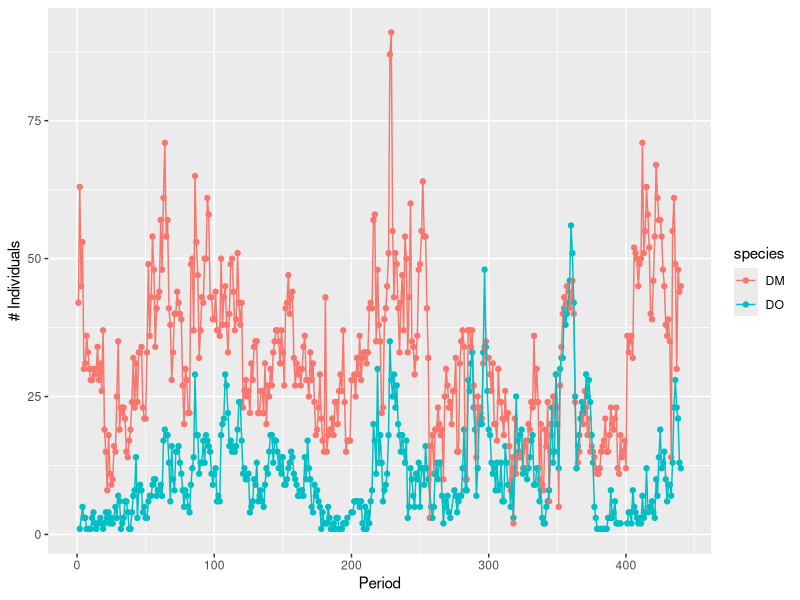
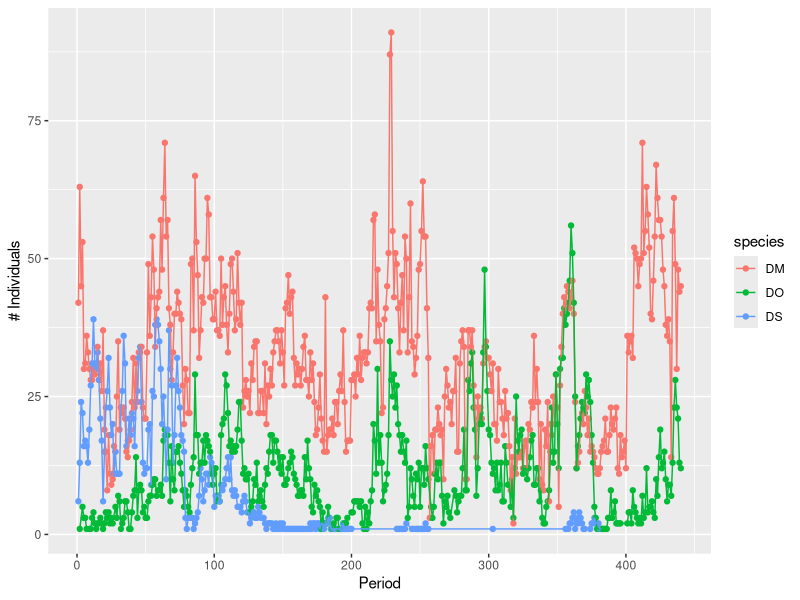
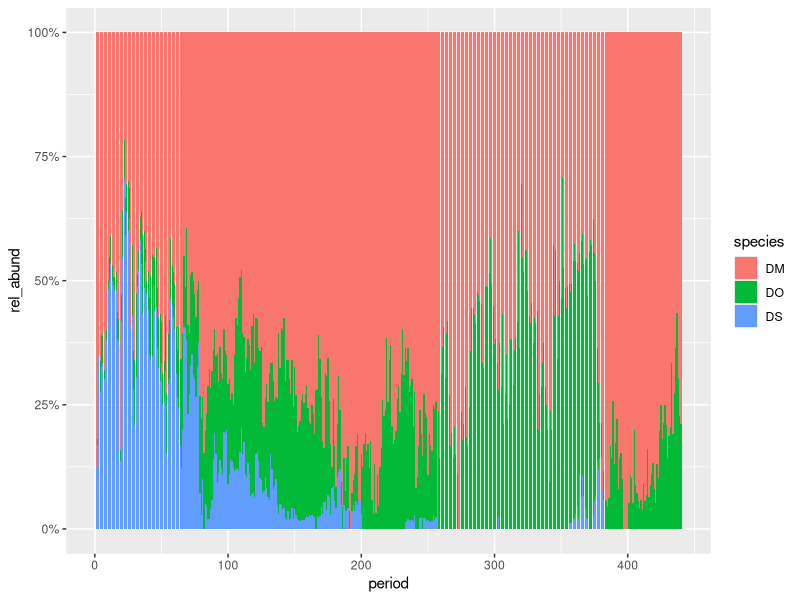
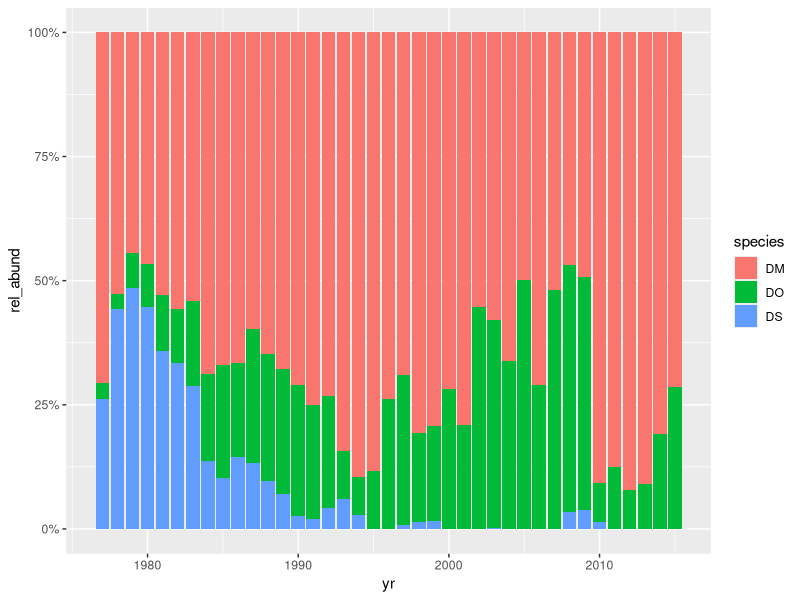
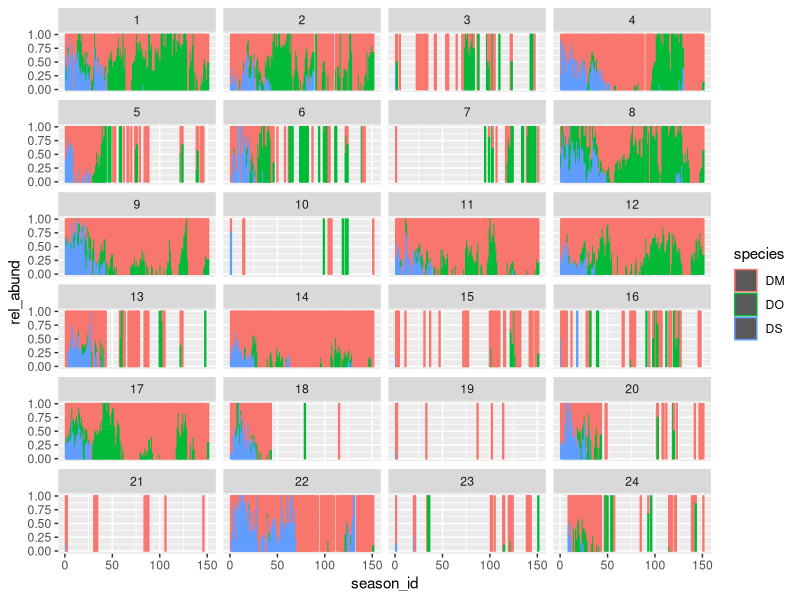
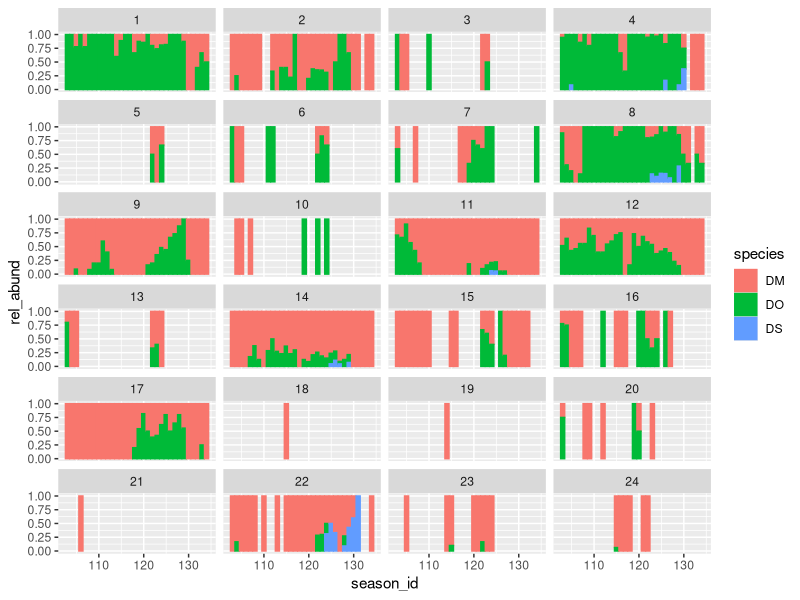
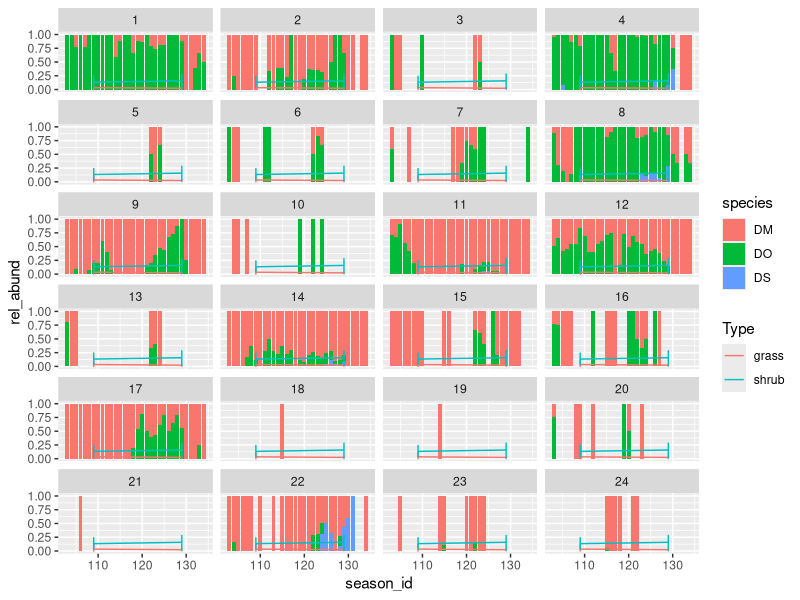
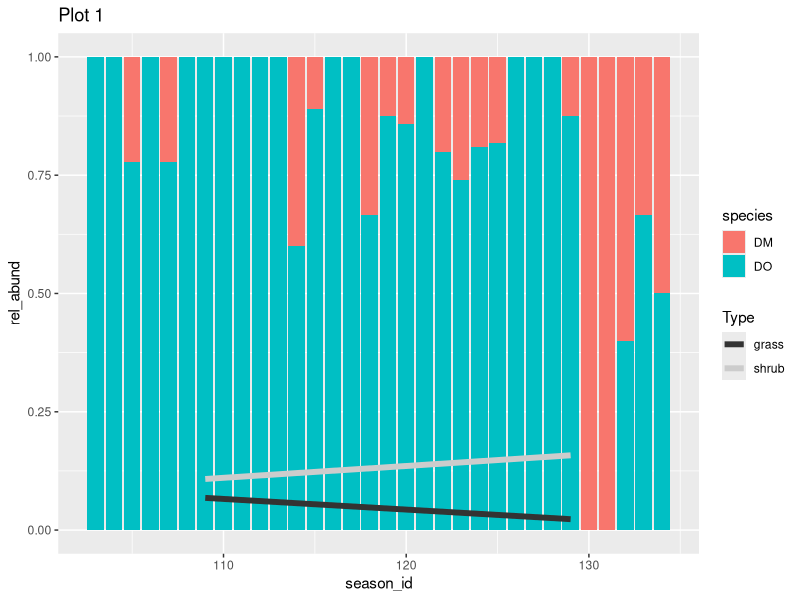

Here is the R script that generated these plots, in order:
# Creator: Ellen Bledsoe
# This code is for exploring kangaroo rat capture data for the Portal project

# load packages
library(dplyr)
library(ggplot2)
library(scales)

# load data
surveys <- read.csv("data/surveys.csv", header = TRUE)

###
# Krat counts by period
###

# get counts of DM and DO by period
DM_DO_count <- select(surveys, period, species) %>% 
               filter(species == 'DM' | species == 'DO', period > 0) %>% 
               group_by(period, species) %>% 
               summarise(count = n())

# plot DM and DO counts by period
ggplot(DM_DO_count, aes(x = period, y = count)) + 
  geom_point(aes(color = species)) +
  geom_line(aes(color = species)) +
  xlab("Period") +
  ylab("# Individuals")

# save plot output as png
dev.copy(png, 'DM_DO_counts_period.png')
dev.off()

# get counts of DM, DO, and DS by period
Dipo_count_period <- select(surveys, period, species) %>% 
                     filter(species == 'DM' | species == 'DO' | species == 'DS', period > 0) %>% 
                     group_by(period, species) %>% 
                     summarise(count = n())

# plot DM, DO, and DS by period
ggplot(Dipo_count_period, aes(x = period, y = count)) + 
  geom_point(aes(color = species)) +
  geom_line(aes(color = species)) +
  xlab("Period") +
  ylab("# Individuals")

# save plot output as png
dev.copy(png, 'dipo_count_by_period.png')
dev.off()

###
# Relative abundance of Krats
###

# relative abundance of dipos by period
total_dipo_period <- Dipo_count_period %>% 
                     group_by(period) %>% 
                     summarise(total_dipo_period = sum(count))
rel_ab_period <- merge(Dipo_count_period, total_dipo_period, by = "period", all = TRUE)
relative_abundance_per <- rel_ab_period %>% 
                      mutate(rel_abund = count/total_dipo_period)

# plot relative abundance of all dipos per period
ggplot(relative_abundance_per, aes(x = period, y = rel_abund, fill = species)) +
  geom_bar(postition = 'fill', stat = "identity", bin_width = 6, colour = NA) +
  scale_y_continuous(labels = percent_format())

# save plot output as png
dev.copy(png, 'rel_abund_dipos_period.png')
dev.off()

# relative abundance of dipos by year
Dipo_count_year <- select(surveys, yr, period, species) %>% 
                   filter(species == 'DM' | species == 'DO' | species == 'DS', period > 0) %>% 
                      # need to keep period > 0 in because some trapping done outside normal periods
                      # marked by negative period entries
                   group_by(yr, species) %>% 
                   summarise(count = n())
total_dipo_year <- Dipo_count_year %>% 
                   group_by(yr) %>% 
                   summarise(total_dipo_year = sum(count))
rel_ab_yr <- merge(Dipo_count_year, total_dipo_year, by = "yr", all = TRUE)
relative_abundance_yr <- rel_ab_yr %>% 
                         mutate(rel_abund = count/total_dipo_year)

# relative abundance of all dipos per year
ggplot(relative_abundance_yr, aes(x = yr, y = rel_abund, fill = species)) +
  geom_bar(postition = 'fill', stat = "identity", bin_width = 6) +
  scale_y_continuous(labels = percent_format())

# save plot output as png
dev.copy(png, 'rel_abund_dipos_year.png')
dev.off()

###
# All dipos grouped by season
###

# all dipos in periods before the plot switches
Dipos <- filter(surveys, species == 'DM' | species == 'DO' | species == 'DS', period > 0 & period < 437) %>% 
         arrange(yr, mo, plot, species)

find_season <- function(month){
  # function putting each month is a seasonal category
  if (any(month == '1' | month == '2' | month == '3')){
    season = "1"
  } else if (any(month == '4' | month == '5' | month == '6')){
    season = "2"
  } else if (any(month == '7' | month == '8' | month == '9')){
    season = "3"
  } else {
    season = "4"
  }
  return(season)
} 

# adding a column for season to the data 
month_list <- as.list(Dipos$mo)
Dipos$season <- rapply(month_list, find_season)

# grouping by plot/year/season
season_per_year <- select(Dipos, yr, season, plot, species) %>% 
                   group_by(plot, yr, season, species) %>% 
                   summarise(count = n())

# adding seasonal relative abundance column
season_total <- season_per_year %>% 
  group_by(plot, yr, season) %>% 
  summarise(season_total = sum(count))
rel_ab_season <- merge(season_per_year, season_total, by.x = c("plot", "yr", "season"), all = TRUE)
season_rel_abund <- rel_ab_season %>% 
  mutate(rel_abund = count/season_total)

# give each year/season combo a unique id
yr_season_ID <- select(season_rel_abund, yr, season) %>% 
  distinct() 
ordered <- arrange(yr_season_ID, yr)
ordered$season_id <- seq_len(nrow(yr_season_ID))
season_ordered <- merge(season_rel_abund, ordered, by.x = c("yr", "season"), all = TRUE) %>% 
  arrange(yr, season, plot, species)

# plot relative abundance of all dipos per plot per season
ggplot(season_ordered, aes(x = season_id, y = rel_abund)) +
  geom_bar(stat = "identity", aes(color = species)) +
  facet_wrap(~plot, nrow = 6, ncol = 4)

# save plot output as png
dev.copy(png, 'rel_abund_dipo_season.png')
dev.off()

###
# Dipos and grass/shrubs
###

# read in transects file
transects <- read.csv('data/Transect_04_09_totals.csv')

# krat abundance by season, years 2002 through 2011
dipos_04_09 <- filter(season_ordered, yr > 2002 & yr < 2011)

# plotting only 2002 through 2011
ggplot(dipos_04_09, aes(x = season_id, y = rel_abund)) +
  geom_bar(stat = "identity", aes(color = species, fill = species)) +
  facet_wrap(~plot, nrow = 6, ncol = 4)

# save plot output as png
dev.copy(png, 'dipos_02_11.png')
dev.off()

# adding percent column to plants
dipos_pl_per <- transects %>% 
  mutate(Prop*100)
colnames(dipos_pl_per) = c("Year", "Plot", "Type", "Hits", "Prop", "Percent")

season_04_09 <- function(year){
  # function to add estimated season to year
  if (year == '2004'){
    season = '109'
  } else {
    season = '129'
  }
  return(season)
}

# adding season column to transect data
year_list <- as.list(dipos_pl_per$Year)
dipos_pl_per$Season <- rapply(year_list, season_04_09)


# add plant abundance lines
dipos_pl_per$Season <- as.numeric(dipos_pl_per$Season)
dipos_pl_per$Prop <- as.numeric(dipos_pl_per$Prop)

ggplot(dipos_04_09, aes(x = season_id, y = rel_abund)) +
  geom_bar(stat = "identity", aes(fill = species)) +
  geom_line(data = dipos_pl_per, aes(x = Season, y = Prop, color = Type)) +
  facet_wrap(~plot, nrow = 6, ncol = 4)

# save plot output as png
dev.copy(png, 'dipos_plants_04_09.png')
dev.off()

# plotting some of the individual plots to take a better look

library(RColorBrewer)
#trying with plot 1
dipos_1 <- filter(dipos_04_09, plot == '1')
transect_1 <- filter(dipos_pl_per, Plot == '1')
transect_1$Prop <- as.numeric(transect_1$Prop)
transect_1$Season <- as.numeric(transect_1$Season)

ggplot(dipos_1, aes(x = season_id, y = rel_abund)) +
  geom_bar(stat = "identity", aes(fill = species)) +
  geom_line(data = transect_1, size = 2, aes(x = Season, y = Prop, color = Type)) +
  scale_colour_grey() +
  ggtitle("Plot 1")

# plot2

dipos_2 <- filter(dipos_04_09, plot == '2')
transect_2 <- filter(dipos_pl_per, Plot == '2')

ggplot(dipos_2, aes(x = season_id, y = rel_abund)) +
  geom_bar(stat = "identity", aes(fill = species)) +
  geom_line(data = transect_2, size = 2, aes(x = Season, y = Prop, color = Type)) +
  scale_colour_grey() +
  ggtitle("Plot 2")

# plot 4

dipos_4 <- filter(dipos_04_09, plot == '4')
transect_4 <- filter(dipos_pl_per, Plot == '4')

ggplot(dipos_4, aes(x = season_id, y = rel_abund)) +
  geom_bar(stat = "identity", aes(fill = species)) +
  geom_line(data = transect_4, size = 2, aes(x = Season, y = Prop, color = Type)) +
  scale_colour_grey() +
  ggtitle("Plot 4")

# plot 8
dipos_8 <- filter(dipos_04_09, plot == '8')
transect_8 <- filter(dipos_pl_per, Plot == '8')

ggplot(dipos_8, aes(x = season_id, y = rel_abund)) +
  geom_bar(stat = "identity", aes(fill = species)) +
  geom_line(data = transect_8, size = 2, aes(x = Season, y = Prop, color = Type)) +
  scale_colour_grey() +
  ggtitle("Plot 8")

# plot 9

dipos_9 <- filter(dipos_04_09, plot == '9')
transect_9 <- filter(dipos_pl_per, Plot == '9')

ggplot(dipos_9, aes(x = season_id, y = rel_abund)) +
  geom_bar(stat = "identity", aes(fill = species)) +
  geom_line(data = transect_9, size = 2, aes(x = Season, y = Prop, color = Type)) +
  scale_colour_grey() +
  ggtitle("Plot 9")

# plot 11

dipos_11 <- filter(dipos_04_09, plot == '11')
transect_11 <- filter(dipos_pl_per, Plot == '11')

ggplot(dipos_11, aes(x = season_id, y = rel_abund)) +
  geom_bar(stat = "identity", aes(fill = species)) +
  geom_line(data = transect_11, size = 2, aes(x = Season, y = Prop, color = Type)) +
  scale_colour_grey() +
  ggtitle("Plot 11")

# plot 12

dipos_12 <- filter(dipos_04_09, plot == '12')
transect_12 <- filter(dipos_pl_per, Plot == '12')

ggplot(dipos_12, aes(x = season_id, y = rel_abund)) +
  geom_bar(stat = "identity", aes(fill = species)) +
  geom_line(data = transect_12, size = 2, aes(x = Season, y = Prop, color = Type)) +
  scale_colour_grey() +
  ggtitle("Plot 12")

#plot 14

dipos_14 <- filter(dipos_04_09, plot == '14')
transect_14 <- filter(dipos_pl_per, Plot == '14')

ggplot(dipos_14, aes(x = season_id, y = rel_abund)) +
  geom_bar(stat = "identity", aes(fill = species)) +
  geom_line(data = transect_14, size = 2, aes(x = Season, y = Prop, color = Type)) +
  scale_colour_grey() +
  ggtitle("Plot 14")

# plot 17

dipos_17 <- filter(dipos_04_09, plot == '17')
transect_17 <- filter(dipos_pl_per, Plot == '17')

ggplot(dipos_17, aes(x = season_id, y = rel_abund)) +
  geom_bar(stat = "identity", aes(fill = species)) +
  geom_line(data = transect_17, size = 2, aes(x = Season, y = Prop, color = Type)) +
  scale_colour_grey() +
  ggtitle("Plot 17")

# plot 22

dipos_22 <- filter(dipos_04_09, plot == '22')
transect_22 <- filter(dipos_pl_per, Plot == '22')

ggplot(dipos_22, aes(x = season_id, y = rel_abund)) +
  geom_bar(stat = "identity", aes(fill = species)) +
  geom_line(data = transect_22, size = 2, aes(x = Season, y = Prop, color = Type)) +
  scale_colour_grey() +
  ggtitle("Plot 22")

###
# Explore krat relationship with PBs
###

# Look at Krats and PBs by period
PB_count_period <- select(surveys, period, species) %>% 
                   filter(species == 'PB') %>% 
                   group_by(period) %>% 
                   summarise(count = n())
Krat_count_period <- select(surveys, period, species) %>% 
                     filter(species == 'DM' | species == 'DS' | species == 'DO') %>% 
                     group_by(period) %>% 
                     summarise(count = n())

# want to add zeros when there are no rodents per period
periods1 <- unique(surveys$period)

fullGrid <- expand.grid(period = periods1)
fullGrid_krats <- merge(Krat_count_period, fullGrid, by = c('period'), all = TRUE)
fullGrid_PB <- merge(PB_count_period, fullGrid, by = c('period'), all = TRUE)

fullGrid_krats$count[is.na(fullGrid_krats$count)] = 0
fullGrid_PB$count[is.na(fullGrid_PB$count)] = 0

# add identifying column for plotting
fullGrid_krats$species <- rep('krat', nrow(fullGrid_krats))
fullGrid_PB$species <- rep('PB', nrow(fullGrid_PB))

# merging PB and krat dataframes
all_krat_PB <- bind_rows(fullGrid_krats, fullGrid_PB)

# remove negative periods
vec <- all_krat_PB$period > 0
all_krat_PB <- all_krat_PB[vec,]

#plotting all_krat_PB
ggplot(all_krat_PB, aes(x = period, y = count, color = species)) +
  geom_point() +
  geom_line() +
  xlab("Period") +
  ylab("# Individuals")

# save plot output as png
dev.copy(png, 'krat_PB_count_period.png')
dev.off()
